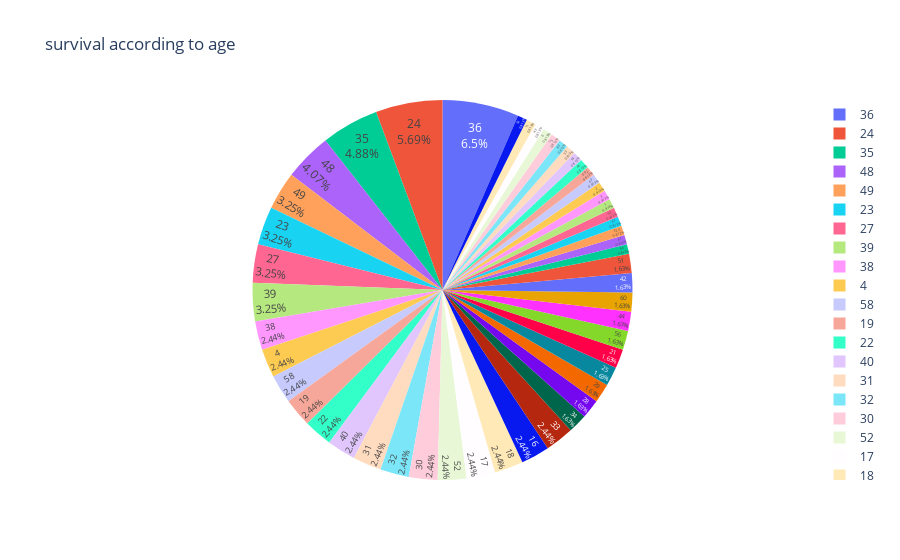

The notebook cell saved with this chart:
### Code cell
fig = px.pie(titanic, values=titanic['survived'], names=titanic['age'],title='survival according to age',)
fig.update_traces(textposition='inside',textinfo='percent+label')
fig.show()

### Figure 1 — Plotly figure (JSON) as saved in the notebook; plotly's stock layout.template omitted (floating-point values rounded to 4 significant figures; data arrays with more than 128 entries replaced by an {"elided": "..."} marker saying what was removed)
{"data": [{"domain": {"x": [0, 1], "y": [0, 1]}, "hovertemplate": "age=%{label}<br>survived=%{value}<extra></extra>", "labels": {"elided": "182 float values"}, "legendgroup": "", "name": "", "showlegend": true, "textinfo": "percent+label", "textposition": "inside", "type": "pie", "values": {"elided": "182 int values"}}], "layout": {"legend": {"tracegroupgap": 0}, "title": {"text": "survival according to age"}}}
